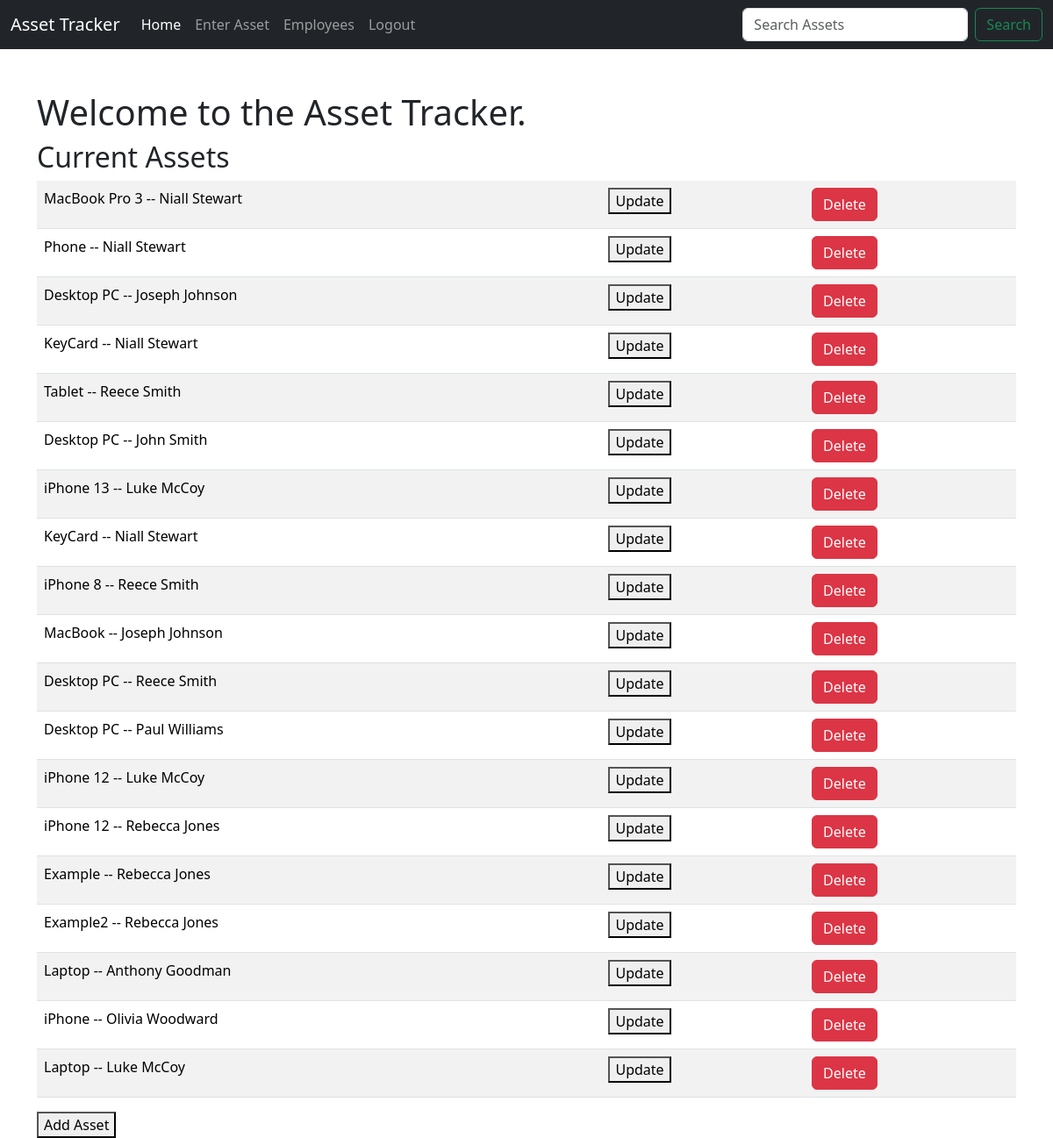
The page /webapp/ (signed in) on the database its author committed.
### webapp/models.py (models this page shows, shortened)
class Asset(models.Model):
    asset_owner = models.ForeignKey(Employee, on_delete=models.CASCADE)
    asset_name = models.CharField(max_length=20)
    asset_desc = models.CharField(max_length=40)

class Employee(models.Model):
    full_name = models.CharField(max_length=25)
    date_of_birth = models.DateField()
    address = models.CharField(max_length=40)
    def __str__(self):
        return self.full_name

### webapp/views.py (the view)
# urls.py: path("", views.index, name="index"),
def index(request):
    asset_list = Asset.objects.all()
    context = {"asset_list" : asset_list}
    return render (request, "webapp/index.html", context)

### webapp/templates/webapp/index.html (shortened to what this page needs)
{% extends 'webapp/base.html' %}
{% block content %}
    <head>
    </head>
    <body>
    <h1>Welcome to the Asset Tracker.</h1>
    {% if user.is_authenticated %}
        <h2> Current Assets </h2>
        <table class="table table-striped table-hover">
        {% if asset_list %}
            {% for asset in asset_list %}
            <tr>
                <td>
                    <a href="{% url 'webapp:assetdetail' asset.id %}" class="list-group-item list-group-item-action">{{ asset.asset_name }} -- {{ asset.asset_owner }}</a>
                </td>
                <td>
                    <a href="{% url 'webapp:assetupdate' asset.id %}"><button>Update</button></a>
                </td>
                {% if user.is_superuser %}
                <form action="{% url 'webapp:deleteasset' asset.id %}" method="post">
                    <td>
                        <button type="submit" class="btn btn-danger" onclick="return confirm('Are you sure you want to delete this Asset?')">Delete</button>
                    </td>
                </form>
                {% endif %}
            </tr>
            {% endfor %}
        {% else %}
        <tr>
            <td>
                <a class="list-group-item list-group-item-action">No Assets Available.</a>
            </td>
        </tr>
        {% endif %}
        </table>
        <a href="{% url 'webapp:addasset' %}"><button> Add Asset </button></a>
    {% else %}
    <p>You are currently not signed in to view this content. Please login or register for an account.</p>
    <button type="submit" class="btn btn-info"><a href="{% url 'webapp:login' %}">Login</a></button>
    <button type="submit" class="btn btn-info"><a href="{% url 'webapp:register' %}">Register</a></button>
    {% endif %}
    </body>
{% endblock %}

### webapp/templates/webapp/base.html (shortened to what this page needs)
<!DOCTYPE html>
<html lang="en">
  <head>
    <link href="https://cdn.jsdelivr.net/npm/bootstrap@5.3.2/dist/css/bootstrap.min.css" rel="stylesheet">
  </head>
{% include 'webapp/navbar.html' %}
<br></br>
<div class="container">
  {% block content %}
  {% endblock %}
</div>
</html>

### webapp/templates/webapp/navbar.html (shortened to what this page needs)
<nav class="navbar navbar-expand-lg navbar-dark bg-dark">
    <div class="container-fluid">
      <a class="navbar-brand" href="#">Asset Tracker</a>
      <div class="collapse navbar-collapse" id="navbarNavAltMarkup">
        <div class="navbar-nav">
          <a class="nav-link active" aria-current="page" href="{% url 'webapp:index' %}">Home</a>
          <a class="nav-link" href="{% url 'webapp:addasset' %}">Enter Asset</a>
          <a class="nav-link" href="{% url 'webapp:viewemployees' %}">Employees</a>
          <a class="nav-link" href="{% url 'webapp:logout' %}">Logout</a>
        </div>
      </div>
      <form class="d-flex" method=POST action="{% url 'webapp:assetsearch' %}">
        <input class="form-control me-2" type="search" placeholder="Search Assets" name="searchquery" aria-label="Search">
        <button class="btn btn-outline-success" type="submit">Search</button>
      </form>
    </div>
  </nav>

### rows shown on the page
Asset: asset_name "MacBook Pro 3", asset_owner "Niall Stewart"
Asset: asset_name "Phone", asset_owner "Niall Stewart"
Asset: asset_name "Desktop PC", asset_owner "Joseph Johnson"
Asset: asset_name "KeyCard", asset_owner "Niall Stewart"
Asset: asset_name "Tablet", asset_owner "Reece Smith"
Asset: asset_name "Desktop PC", asset_owner "John Smith"
Asset: asset_name "iPhone 13", asset_owner "Luke McCoy"
Asset: asset_name "KeyCard", asset_owner "Niall Stewart"
Asset: asset_name "iPhone 8", asset_owner "Reece Smith"
Asset: asset_name "MacBook", asset_owner "Joseph Johnson"
Asset: asset_name "Desktop PC", asset_owner "Reece Smith"
Asset: asset_name "Desktop PC", asset_owner "Paul Williams"
Asset: asset_name "iPhone 12", asset_owner "Luke McCoy"
Asset: asset_name "iPhone 12", asset_owner "Rebecca Jones"
Asset: asset_name "Example", asset_owner "Rebecca Jones"
Asset: asset_name "Example2", asset_owner "Rebecca Jones"
Asset: asset_name "Laptop", asset_owner "Anthony Goodman"
Asset: asset_name "iPhone", asset_owner "Olivia Woodward"
Asset: asset_name "Laptop", asset_owner "Luke McCoy"
